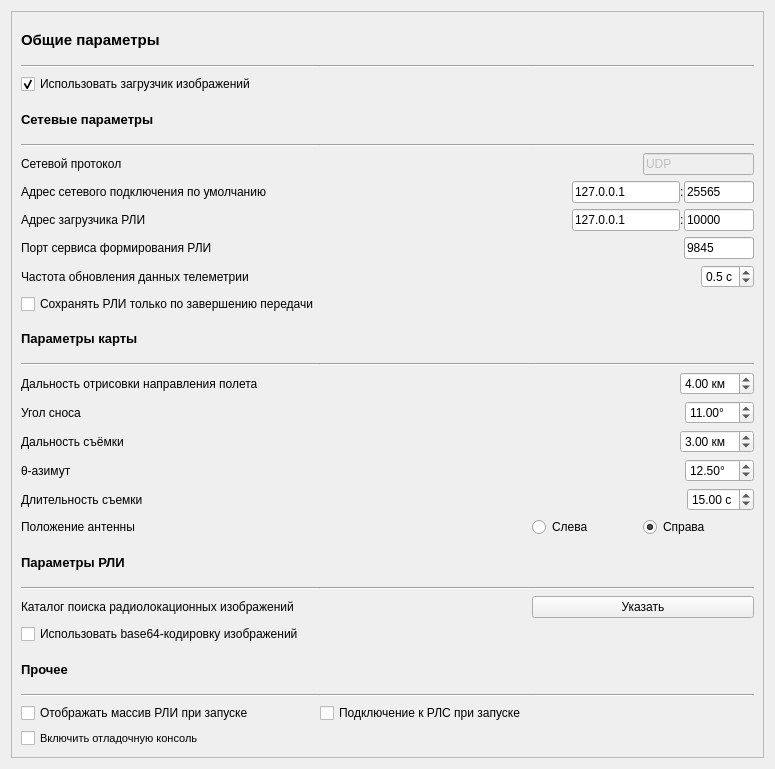
     <widget class="QWidget" name="scrollAreaWidgetContents">
      <property name="geometry">
       <rect>
        <x>0</x>
        <y>0</y>
        <width>775</width>
        <height>769</height>
       </rect>
      </property>
      <layout class="QHBoxLayout" name="horizontalLayout_12">
       <item>
        <widget class="QFrame" name="frame">
         <property name="frameShape">
          <enum>QFrame::StyledPanel</enum>
         </property>
         <property name="frameShadow">
          <enum>QFrame::Raised</enum>
         </property>
         <layout class="QGridLayout" name="gridLayout_2">
          <property name="horizontalSpacing">
           <number>0</number>
          </property>
          <item row="10" column="0">
           <widget class="QCheckBox" name="i_saveOnlyAtEnd">
            <property name="font">
             <font>
              <pointsize>9</pointsize>
              <bold>false</bold>
             </font>
            </property>
            <property name="text">
             <string>Сохранять РЛИ только по завершению передачи</string>
            </property>
           </widget>
          </item>
          <item row="24" column="2">
           <widget class="Line" name="line_12">
            <property name="orientation">
             <enum>Qt::Horizontal</enum>
            </property>
           </widget>
          </item>
          <item row="16" column="2">
           <layout class="QHBoxLayout" name="horizontalLayout_8">
            <item>
             <spacer name="horizontalSpacer_7">
              <property name="orientation">
               <enum>Qt::Horizontal</enum>
              </property>
              <property name="sizeHint" stdset="0">
               <size>
                <width>40</width>
                <height>20</height>
               </size>
              </property>
             </spacer>
            </item>
            <item>
             <widget class="QDoubleSpinBox" name="i_azimuth">
              <property name="suffix">
               <string>°</string>
              </property>
              <property name="maximum">
               <double>360.000000000000000</double>
              </property>
              <property name="value">
               <double>12.500000000000000</double>
              </property>
             </widget>
            </item>
           </layout>
          </item>
          <item row="6" column="0">
           <widget class="QLabel" name="label_2">
            <property name="font">
             <font>
              <pointsize>9</pointsize>
              <bold>false</bold>
             </font>
            </property>
            <property name="text">
             <string>Адрес сетевого подключения по умолчанию</string>
            </property>
           </widget>
          </item>
          <item row="2" column="0">
           <widget class="QCheckBox" name="i_useLoader">
            <property name="font">
             <font>
              <pointsize>9</pointsize>
             </font>
            </property>
            <property name="text">
             <string>Использовать загрузчик изображений</string>
            </property>
            <property name="checked">
             <bool>true</bool>
            </property>
           </widget>
          </item>
          <item row="7" column="2">
           <layout class="QHBoxLayout" name="horizontalLayout">
            <item>
             <spacer name="horizontalSpacer_10">
              <property name="orientation">
               <enum>Qt::Horizontal</enum>
              </property>
              <property name="sizeHint" stdset="0">
               <size>
                <width>40</width>
                <height>20</height>
               </size>
              </property>
             </spacer>
            </item>
            <item>
             <widget class="QLineEdit" name="i_loaderIp">
              <property name="sizePolicy">
               <sizepolicy hsizetype="Preferred" vsizetype="Fixed">
                <horstretch>0</horstretch>
                <verstretch>0</verstretch>
               </sizepolicy>
              </property>
              <property name="minimumSize">
               <size>
                <width>0</width>
                <height>0</height>
               </size>
              </property>
              <property name="maximumSize">
               <size>
                <width>150</width>
                <height>16777215</height>
               </size>
              </property>
              <property name="text">
               <string>127.0.0.1</string>
              </property>
             </widget>
            </item>
            <item>
             <widget class="QLabel" name="label_18">
              <property name="text">
               <string>:</string>
              </property>
             </widget>
            </item>
            <item>
             <widget class="QLineEdit" name="i_loaderPort">
              <property name="sizePolicy">
               <sizepolicy hsizetype="Fixed" vsizetype="Fixed">
                <horstretch>0</horstretch>
                <verstretch>0</verstretch>
               </sizepolicy>
              </property>
              <property name="minimumSize">
               <size>
                <width>70</width>
                <height>0</height>
               </size>
              </property>
              <property name="maximumSize">
               <size>
                <width>70</width>
                <height>16777215</height>
               </size>
              </property>
              <property name="text">
               <string>10000</string>
              </property>
             </widget>
            </item>
           </layout>
          </item>
          <item row="9" column="0">
           <widget class="QLabel" name="label_3">
            <property name="font">
             <font>
              <pointsize>9</pointsize>
              <bold>false</bold>
             </font>
            </property>
            <property name="text">
             <string>Частота обновления данных телеметрии</string>
            </property>
           </widget>
          </item>
          <item row="1" column="0">
           <widget class="Line" name="line_13">
            <property name="orientation">
             <enum>Qt::Horizontal</enum>
            </property>
           </widget>
          </item>
          <item row="20" column="2">
           <widget class="Line" name="line_9">
            <property name="orientation">
             <enum>Qt::Horizontal</enum>
            </property>
           </widget>
          </item>
          <item row="20" column="1">
           <widget class="Line" name="line_8">
            <property name="orientation">
             <enum>Qt::Horizontal</enum>
            </property>
           </widget>
          </item>
          <item row="1" column="2">
           <widget class="Line" name="line_15">
            <property name="orientation">
             <enum>Qt::Horizontal</enum>
            </property>
           </widget>
          </item>
          <item row="24" column="0">
           <widget class="Line" name="line_10">
            <property name="orientation">
             <enum>Qt::Horizontal</enum>
            </property>
           </widget>
          </item>
          <item row="15" column="2">
           <layout class="QHBoxLayout" name="horizontalLayout_7">
            <item>
             <spacer name="horizontalSpacer_6">
              <property name="orientation">
               <enum>Qt::Horizontal</enum>
              </property>
              <property name="sizeHint" stdset="0">
               <size>
                <width>40</width>
                <height>20</height>
               </size>
              </property>
             </spacer>
            </item>
            <item>
             <widget class="QDoubleSpinBox" name="i_captureRange">
              <property name="suffix">
               <string> км</string>
              </property>
              <property name="minimum">
               <double>0.100000000000000</double>
              </property>
              <property name="maximum">
               <double>10.000000000000000</double>
              </property>
              <property name="singleStep">
               <double>0.100000000000000</double>
              </property>
              <property name="value">
               <double>3.000000000000000</double>
              </property>
             </widget>
            </item>
           </layout>
          </item>
          <item row="13" column="2">
           <layout class="QHBoxLayout" name="horizontalLayout_5">
            <item>
             <spacer name="horizontalSpacer_4">
              <property name="orientation">
               <enum>Qt::Horizontal</enum>
              </property>
              <property name="sizeHint" stdset="0">
               <size>
                <width>40</width>
                <height>20</height>
               </size>
              </property>
             </spacer>
            </item>
            <item>
             <widget class="QDoubleSpinBox" name="i_predictRange">
              <property name="suffix">
               <string> км</string>
              </property>
              <property name="minimum">
               <double>0.100000000000000</double>
              </property>
              <property name="maximum">
               <double>20.000000000000000</double>
              </property>
              <property name="singleStep">
               <double>0.100000000000000</double>
              </property>
              <property name="value">
               <double>4.000000000000000</double>
              </property>
             </widget>
            </item>
           </layout>
          </item>
          <item row="3" column="0">
           <widget class="QLabel" name="label_8">
            <property name="font">
             <font>
              <pointsize>10</pointsize>
              <bold>true</bold>
             </font>
            </property>
            <property name="text">
             <string>Сетевые параметры</string>
            </property>
           </widget>
          </item>
          <item row="26" column="1">
           <widget class="QCheckBox" name="i_connectOnStart">
            <property name="font">
             <font>
              <pointsize>9</pointsize>
             </font>
            </property>
            <property name="text">
             <string>Подключение к РЛС при запуске</string>
            </property>
           </widget>
          </item>
          <item row="12" column="0">
           <widget class="Line" name="line_4">
            <property name="orientation">
             <enum>Qt::Horizontal</enum>
            </property>
           </widget>
          </item>
          <item row="13" column="0">
           <widget class="QLabel" name="label_4">
            <property name="font">
             <font>
              <pointsize>9</pointsize>
              <bold>false</bold>
             </font>
            </property>
            <property name="text">
             <string>Дальность отрисовки направления полета</string>
            </property>
           </widget>
          </item>
          <item row="23" column="0">
           <widget class="QLabel" name="label_15">
            <property name="font">
             <font>
              <pointsize>10</pointsize>
              <bold>true</bold>
             </font>
            </property>
            <property name="text">
             <string>Прочее</string>
            </property>
           </widget>
          </item>
          <item row="5" column="1">
           <spacer name="horizontalSpacer">
            <property name="orientation">
             <enum>Qt::Horizontal</enum>
            </property>
            <property name="sizeHint" stdset="0">
             <size>
              <width>40</width>
              <height>20</height>
             </size>
            </property>
           </spacer>
          </item>
          <item row="5" column="0">
           <widget class="QLabel" name="label">
            <property name="font">
             <font>
              <pointsize>9</pointsize>
              <bold>false</bold>
             </font>
            </property>
            <property name="text">
             <string>Сетевой протокол</string>
            </property>
           </widget>
          </item>
          <item row="21" column="2">
           <widget class="QPushButton" name="pushButton">
            <property name="text">
             <string>Указать</string>
            </property>
           </widget>
          </item>
          <item row="21" column="0">
           <widget class="QLabel" name="label_11">
            <property name="font">
             <font>
              <pointsize>9</pointsize>
              <bold>false</bold>
             </font>
            </property>
            <property name="text">
             <string>Каталог поиска радиолокационных изображений</string>
            </property>
           </widget>
          </item>
          <item row="19" column="0">
           <widget class="QLabel" name="label_14">
            <property name="font">
             <font>
              <pointsize>10</pointsize>
              <bold>true</bold>
             </font>
            </property>
            <property name="text">
             <string>Параметры РЛИ</string>
            </property>
           </widget>
          </item>
          <item row="18" column="2">
           <layout class="QHBoxLayout" name="horizontalLayout_9">
            <item>
             <widget class="QRadioButton" name="i_antennaLeftB">
              <property name="text">
               <string>Слева</string>
              </property>
             </widget>
            </item>
            <item>
             <widget class="QRadioButton" name="i_antennaRightB">
              <property name="text">
               <string>Справа</string>
              </property>
              <property name="checked">
               <bool>true</bool>
              </property>
             </widget>
            </item>
           </layout>
          </item>
          <item row="11" column="0">
           <widget class="QLabel" name="label_13">
            <property name="font">
             <font>
              <pointsize>10</pointsize>
              <bold>true</bold>
             </font>
            </property>
            <property name="text">
             <string>Параметры карты</string>
            </property>
           </widget>
          </item>
          <item row="14" column="0">
           <widget class="QLabel" name="label_5">
            <property name="font">
             <font>
              <pointsize>9</pointsize>
              <bold>false</bold>
             </font>
            </property>
            <property name="text">
             <string>Угол сноса</string>
            </property>
           </widget>
          </item>
          <item row="0" column="0">
           <widget class="QLabel" name="label_16">
            <property name="font">
             <font>
              <pointsize>11</pointsize>
              <bold>true</bold>
             </font>
            </property>
            <property name="text">
             <string>Общие параметры</string>
            </property>
           </widget>
          </item>
          <item row="15" column="0">
           <widget class="QLabel" name="label_9">
            <property name="font">
             <font>
              <pointsize>9</pointsize>
              <bold>false</bold>
             </font>
            </property>
            <property name="text">
             <string>Дальность съёмки</string>
            </property>
           </widget>
          </item>
          <item row="24" column="1">
           <widget class="Line" name="line_11">
            <property name="orientation">
             <enum>Qt::Horizontal</enum>
            </property>
           </widget>
          </item>
          <item row="6" column="2">
           <layout class="QHBoxLayout" name="horizontalLayout_3">
            <item>
             <spacer name="horizontalSpacer_3">
              <property name="orientation">
               <enum>Qt::Horizontal</enum>
              </property>
              <property name="sizeHint" stdset="0">
               <size>
                <width>40</width>
                <height>20</height>
               </size>
              </property>
             </spacer>
            </item>
            <item>
             <widget class="QLineEdit" name="i_networkip">
              <property name="sizePolicy">
               <sizepolicy hsizetype="Preferred" vsizetype="Fixed">
                <horstretch>0</horstretch>
                <verstretch>0</verstretch>
               </sizepolicy>
              </property>
              <property name="maximumSize">
               <size>
                <width>150</width>
                <height>16777215</height>
               </size>
              </property>
              <property name="text">
               <string>127.0.0.1</string>
              </property>
              <property name="maxLength">
               <number>15</number>
              </property>
             </widget>
            </item>
            <item>
             <widget class="QLabel" name="label_7">
              <property name="text">
               <string>:</string>
              </property>
             </widget>
            </item>
            <item>
             <widget class="QLineEdit" name="i_networkport">
              <property name="sizePolicy">
               <sizepolicy hsizetype="Fixed" vsizetype="Fixed">
                <horstretch>0</horstretch>
                <verstretch>0</verstretch>
               </sizepolicy>
              </property>
              <property name="maximumSize">
               <size>
                <width>70</width>
                <height>16777215</height>
               </size>
              </property>
              <property name="text">
               <string>25565</string>
              </property>
              <property name="maxLength">
               <number>5</number>
              </property>
             </widget>
            </item>
           </layout>
          </item>
          <item row="18" column="0">
           <widget class="QLabel" name="label_12">
            <property name="font">
             <font>
              <pointsize>9</pointsize>
              <bold>false</bold>
             </font>
            </property>
            <property name="text">
             <string>Положение антенны</string>
            </property>
           </widget>
          </item>
          <item row="4" column="2">
           <widget class="Line" name="line_3">
            <property name="orientation">
             <enum>Qt::Horizontal</enum>
            </property>
           </widget>
          </item>
          <item row="5" column="2">
           <layout class="QHBoxLayout" name="horizontalLayout_2">
            <item>
             <spacer name="horizontalSpacer_9">
              <property name="orientation">
               <enum>Qt::Horizontal</enum>
              </property>
              <property name="sizeHint" stdset="0">
               <size>
                <width>40</width>
                <height>20</height>
               </size>
              </property>
             </spacer>
            </item>
            <item>
             <widget class="QLineEdit" name="i_networktype">
              <property name="enabled">
               <bool>false</bool>
              </property>
              <property name="text">
               <string>UDP</string>
              </property>
              <property name="maxLength">
               <number>3</number>
              </property>
             </widget>
            </item>
           </layout>
          </item>
          <item row="17" column="0">
           <widget class="QLabel" name="label_6">
            <property name="font">
             <font>
              <pointsize>9</pointsize>
             </font>
            </property>
            <property name="text">
             <string>Длительность съемки</string>
            </property>
           </widget>
          </item>
          <item row="4" column="0">
           <widget class="Line" name="line">
            <property name="orientation">
             <enum>Qt::Horizontal</enum>
            </property>
           </widget>
          </item>
          <item row="16" column="0">
           <widget class="QLabel" name="label_10">
            <property name="font">
             <font>
              <pointsize>9</pointsize>
              <bold>false</bold>
             </font>
            </property>
            <property name="text">
             <string>θ-азимут</string>
            </property>
           </widget>
          </item>
          <item row="20" column="0">
           <widget class="Line" name="line_7">
            <property name="orientation">
             <enum>Qt::Horizontal</enum>
            </property>
           </widget>
          </item>
          <item row="7" column="0">
           <widget class="QLabel" name="label_17">
            <property name="font">
             <font>
              <pointsize>9</pointsize>
             </font>
            </property>
            <property name="text">
             <string>Адрес загрузчика РЛИ</string>
            </property>
           </widget>
          </item>
          <item row="12" column="1">
           <widget class="Line" name="line_5">
            <property name="orientation">
             <enum>Qt::Horizontal</enum>
            </property>
           </widget>
          </item>
          <item row="9" column="2">
           <layout class="QHBoxLayout" name="horizontalLayout_4">
            <item>
             <spacer name="horizontalSpacer_2">
              <property name="orientation">
               <enum>Qt::Horizontal</enum>
              </property>
              <property name="sizeHint" stdset="0">
               <size>
                <width>40</width>
                <height>20</height>
               </size>
              </property>
             </spacer>
            </item>
            <item>
             <widget class="QDoubleSpinBox" name="i_updateTime">
              <property name="suffix">
               <string> с</string>
              </property>
              <property name="decimals">
               <number>1</number>
              </property>
              <property name="minimum">
               <double>0.100000000000000</double>
              </property>
              <property name="maximum">
               <double>5.000000000000000</double>
              </property>
              <property name="singleStep">
               <double>0.100000000000000</double>
              </property>
              <property name="value">
               <double>0.500000000000000</double>
              </property>
             </widget>
            </item>
           </layout>
          </item>
          <item row="22" column="0">
           <widget class="QCheckBox" name="i_usebase64">
            <property name="font">
             <font>
              <pointsize>9</pointsize>
             </font>
            </property>
            <property name="text">
             <string>Использовать base64-кодировку изображений</string>
            </property>
           </widget>
          </item>
          <item row="27" column="0">
           <widget class="QCheckBox" name="i_debugConsole">
            <property name="font">
             <font>
              <pointsize>8</pointsize>
             </font>
            </property>
            <property name="text">
             <string>Включить отладочную консоль</string>
            </property>
           </widget>
          </item>
          <item row="1" column="1">
           <widget class="Line" name="line_14">
            <property name="orientation">
             <enum>Qt::Horizontal</enum>
            </property>
           </widget>
          </item>
          <item row="4" column="1">
           <widget class="Line" name="line_2">
            <property name="orientation">
             <enum>Qt::Horizontal</enum>
            </property>
           </widget>
          </item>
          <item row="17" column="2">
           <layout class="QHBoxLayout" name="horizontalLayout_10">
            <item>
             <spacer name="horizontalSpacer_8">
              <property name="orientation">
               <enum>Qt::Horizontal</enum>
              </property>
              <property name="sizeHint" stdset="0">
               <size>
                <width>40</width>
                <height>20</height>
               </size>
              </property>
             </spacer>
            </item>
            <item>
             <widget class="QDoubleSpinBox" name="i_captureTime">
              <property name="suffix">
               <string> с</string>
              </property>
              <property name="maximum">
               <double>90.000000000000000</double>
              </property>
              <property name="value">
               <double>15.000000000000000</double>
              </property>
             </widget>
            </item>
           </layout>
          </item>
          <item row="26" column="0">
           <widget class="QCheckBox" name="i_showImages">
            <property name="font">
             <font>
              <pointsize>9</pointsize>
             </font>
            </property>
            <property name="text">
             <string>Отображать массив РЛИ при запуске</string>
            </property>
           </widget>
          </item>
          <item row="12" column="2">
           <widget class="Line" name="line_6">
            <property name="orientation">
             <enum>Qt::Horizontal</enum>
            </property>
           </widget>
          </item>
          <item row="14" column="2">
           <layout class="QHBoxLayout" name="horizontalLayout_6">
            <item>
             <spacer name="horizontalSpacer_5">
              <property name="orientation">
               <enum>Qt::Horizontal</enum>
              </property>
              <property name="sizeHint" stdset="0">
               <size>
                <width>40</width>
                <height>20</height>
               </size>
              </property>
             </spacer>
            </item>
            <item>
             <widget class="QDoubleSpinBox" name="i_driftAngle">
              <property name="suffix">
               <string>°</string>
              </property>
              <property name="maximum">
               <double>360.000000000000000</double>
              </property>
              <property name="value">
               <double>11.000000000000000</double>
              </property>
             </widget>
            </item>
           </layout>
          </item>
          <item row="8" column="0">
           <widget class="QLabel" name="label_19">
            <property name="text">
             <string>Порт сервиса формирования РЛИ</string>
            </property>
           </widget>
          </item>
          <item row="8" column="2">
           <layout class="QHBoxLayout" name="horizontalLayout_11">
            <item>
             <spacer name="horizontalSpacer_11">
              <property name="orientation">
               <enum>Qt::Horizontal</enum>
              </property>
              <property name="sizeHint" stdset="0">
               <size>
                <width>40</width>
                <height>20</height>
               </size>
              </property>
             </spacer>
            </item>
            <item>
             <widget class="QLineEdit" name="i_formImagePort">
              <property name="minimumSize">
               <size>
                <width>70</width>
                <height>0</height>
               </size>
              </property>
              <property name="maximumSize">
               <size>
                <width>70</width>
                <height>16777215</height>
               </size>
              </property>
              <property name="text">
               <string>9845</string>
              </property>
              <property name="alignment">
               <set>Qt::AlignLeading|Qt::AlignLeft|Qt::AlignVCenter</set>
              </property>
             </widget>
            </item>
           </layout>
          </item>
         </layout>
        </widget>
       </item>
      </layout>
     </widget>
